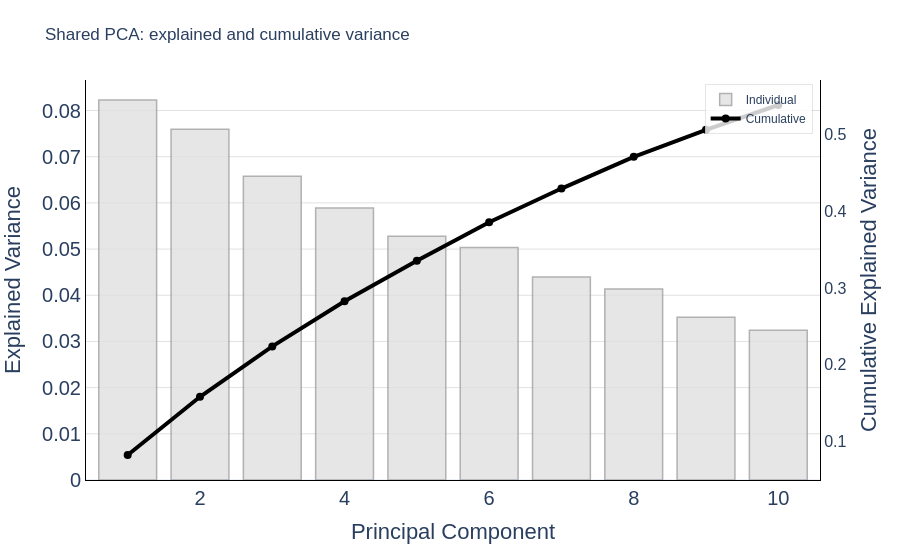

The notebook cell saved with this chart:
### Markdown cell above
## Step 4. Fit the PCA Model

A single PCA basis is fitted across all participants and conditions, so every trajectory and contrast below lives in the same coordinate system. Without that, "the distance between two conditions" would mean something different for each participant and could not be averaged.

We fit ten components so the dimensionality can be inspected, and use the first three for the main figures.

<div class="alert alert-info">
<b>💡 Three PCs are a display choice, not a claim:</b><br>
The scree plot and cumulative variance in Step 5 show how much structure the 3-D view omits — and for 306-channel MEG that omission is larger than for 64-channel EEG, because the variance is spread across more directions. A clean 3-D figure is not evidence that the MEG response is intrinsically three-dimensional.
</div>

### Code cell
shared_pca = DimReduction(
    method="PCA",
    n_components=N_COMPONENTS,
    random_state=SEED,
)
scores_flat = shared_pca.fit_transform(pooled)

diagnostics = shared_pca.get_diagnostics()
explained_variance = np.asarray(diagnostics["explained_variance_ratio_"])

print(f"Variance explained by 3 PCs : {explained_variance[:3].sum():.1%}")
print(f"Variance explained by 10 PCs: {explained_variance.sum():.1%}")
if diagnostics.get("participation_ratio_") is not None:
    print(f"Participation ratio (10-PC spectrum): {diagnostics['participation_ratio_']:.2f}")

fig_scree = plot_scree(explained_variance)
fig_scree.update_layout(title="Shared PCA: explained and cumulative variance")
fig_scree.show()

### Figure 1 — Plotly figure (JSON) as saved in the notebook; plotly's stock layout.template omitted (floating-point values rounded to 4 significant figures)
{"data": [{"marker": {"color": "#e0e0e0", "line": {"color": "#9e9e9e", "width": 1.5}}, "name": "Individual", "opacity": 0.8, "type": "bar", "x": [1, 2, 3, 4, 5, 6, 7, 8, 9, 10], "y": [0.08228, 0.07592, 0.06574, 0.05888, 0.0528, 0.05033, 0.04395, 0.04133, 0.03526, 0.03242]}, {"line": {"color": "#000000", "width": 4}, "marker": {"color": "#000000", "size": 8}, "mode": "lines+markers", "name": "Cumulative", "type": "scatter", "x": [1, 2, 3, 4, 5, 6, 7, 8, 9, 10], "y": [0.08228, 0.1582, 0.2239, 0.2828, 0.3356, 0.3859, 0.4299, 0.4712, 0.5065, 0.5389], "yaxis": "y2"}], "layout": {"legend": {"bgcolor": "rgba(255,255,255,0.8)", "bordercolor": "rgba(0,0,0,0.1)", "borderwidth": 1, "x": 0.99, "xanchor": "right", "y": 0.99, "yanchor": "top"}, "margin": {"b": 80, "l": 80, "r": 80, "t": 80}, "paper_bgcolor": "white", "plot_bgcolor": "white", "title": {"text": "Shared PCA: explained and cumulative variance"}, "xaxis": {"linecolor": "black", "linewidth": 1, "showline": true, "tickfont": {"size": 20}, "title": {"font": {"size": 22}, "text": "Principal Component"}}, "yaxis": {"linecolor": "black", "linewidth": 1, "showline": true, "tickfont": {"size": 20}, "title": {"font": {"size": 22}, "text": "Explained Variance"}}, "yaxis2": {"linecolor": "black", "linewidth": 1, "overlaying": "y", "showgrid": false, "showline": true, "side": "right", "tickfont": {"size": 16}, "title": {"font": {"size": 22}, "text": "Cumulative Explained Variance"}}}}
